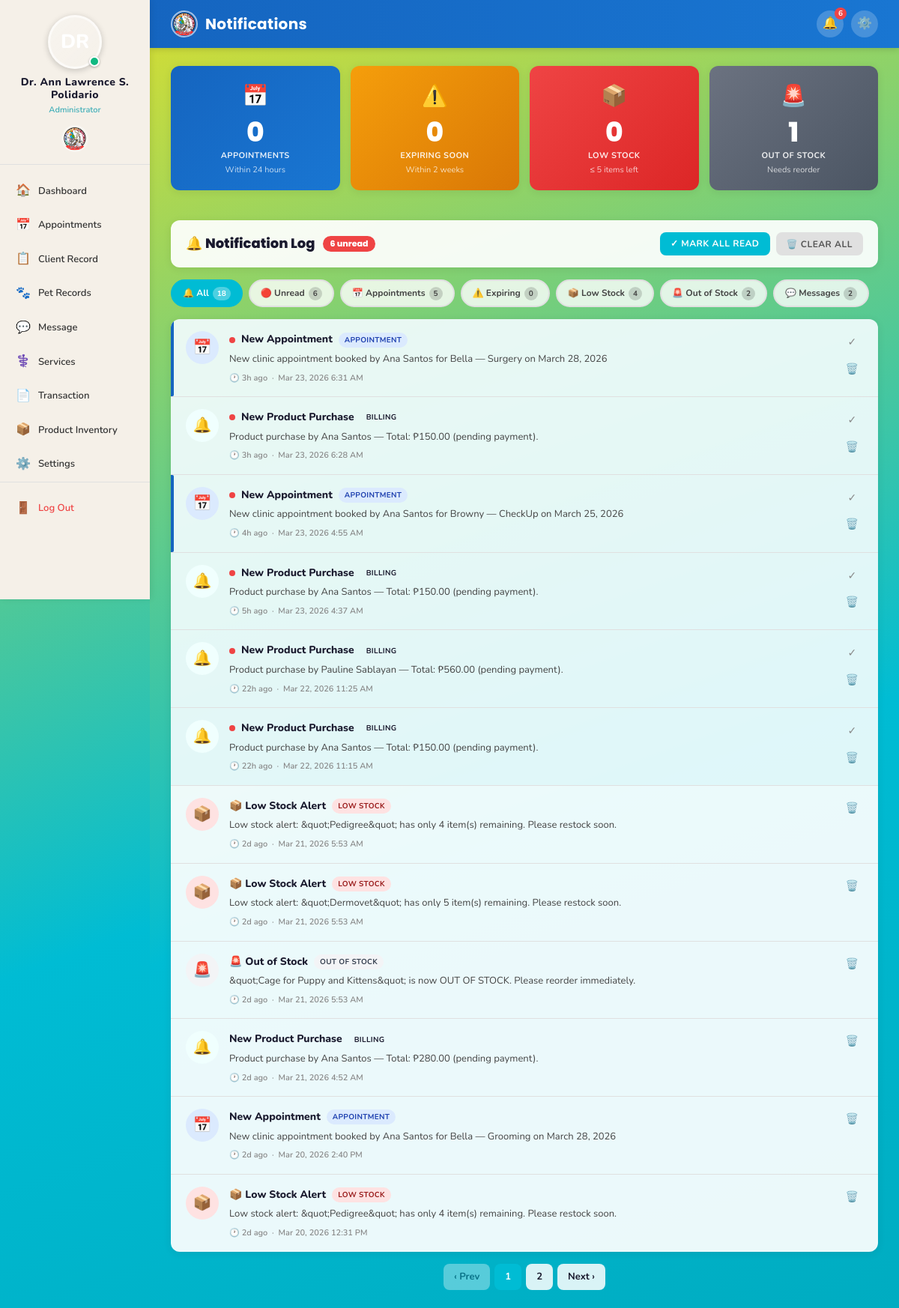
/admin/notifications.php (signed in), run on an earlier commit of the app's database.
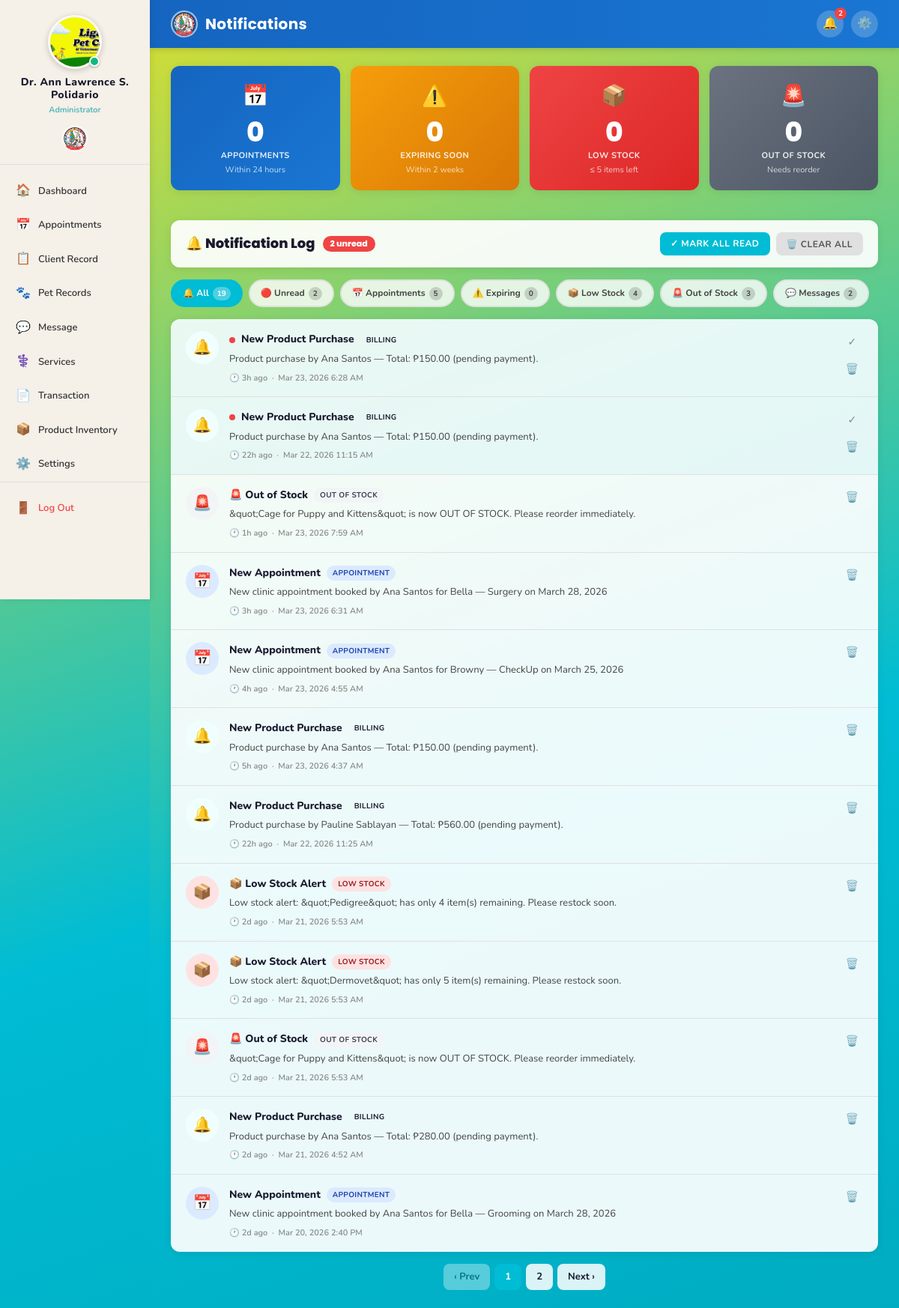
And on a later commit of the database.
### tables this page shows
CREATE TABLE `notifications` (
  `id` int(11) NOT NULL,
  `user_id` int(11) NOT NULL,
  `title` varchar(255) DEFAULT NULL,
  `message` text NOT NULL,
  `is_read` tinyint(1) DEFAULT 0,
  `type` varchar(50) DEFAULT 'general',
  `created_at` timestamp NOT NULL DEFAULT current_timestamp()
);

CREATE TABLE `users` (
  `id` int(11) NOT NULL,
  `name` varchar(100) NOT NULL,
  `address` varchar(255) DEFAULT NULL,
  `contact_no` varchar(20) DEFAULT NULL,
  `email` varchar(100) NOT NULL,
  `password` varchar(255) NOT NULL,
  `profile_picture` varchar(255) DEFAULT NULL,
  `gender` enum('male','female') DEFAULT 'female',
  `role` enum('user','admin','staff') DEFAULT 'user',
  `position` varchar(100) DEFAULT NULL,
  `status` enum('active','inactive') DEFAULT 'active',
  `created_at` timestamp NOT NULL DEFAULT current_timestamp(),
  `updated_at` timestamp NOT NULL DEFAULT current_timestamp() ON UPDATE current_timestamp()
);

### admin/notifications.php (the view, shortened to what the changed rows need)
<?php
require_once '../includes/auth.php';
$admin_id = (int)$_SESSION['user_id'];
$out_of_stock = getRows($conn,
    "SELECT * FROM products WHERE status='out_of_stock' ORDER BY name ASC"
);
foreach ($out_of_stock as $prod) {
    $pid   = (int)$prod['id'];
    $pname = sanitize($conn, $prod['name']);
    $already = getRow($conn,
        "SELECT id FROM notifications
         WHERE user_id=$admin_id AND type='out_of_stock'
           AND message LIKE '%[prod:$pid]%'
           AND DATE(created_at) = CURDATE()"
    );
    if (!$already) {
        $msg = sanitize($conn,
            "\"$pname\" is now OUT OF STOCK. Please reorder immediately. [prod:$pid]");
        mysqli_query($conn,
            "INSERT INTO notifications (user_id, title, message, type)
             VALUES ($admin_id, '🚨 Out of Stock', '$msg', 'out_of_stock')"
        );
    }
}
$filter = $_GET['filter'] ?? 'all';
$where  = "user_id=$admin_id";
$per_page    = 12;
$page        = max(1, (int)($_GET['page'] ?? 1));
$offset      = ($page - 1) * $per_page;
$total       = countRows($conn, 'notifications', $where);
$total_pages = max(1, ceil($total / $per_page));
$notifications = getRows($conn,
    "SELECT * FROM notifications
     WHERE $where
     ORDER BY is_read ASC, created_at DESC
     LIMIT $per_page OFFSET $offset"
);
$cnt_all    = countRows($conn, 'notifications', "user_id=$admin_id");
$cnt_unread = countRows($conn, 'notifications', "user_id=$admin_id AND is_read=0");
$cnt_appt   = countRows($conn, 'notifications', "user_id=$admin_id AND type IN ('appointment','appt_reminder_admin')");
$cnt_low    = countRows($conn, 'notifications', "user_id=$admin_id AND type='low_stock'");
$cnt_out    = countRows($conn, 'notifications', "user_id=$admin_id AND type='out_of_stock'");
$cnt_expiry = countRows($conn, 'notifications', "user_id=$admin_id AND type='product_expiry'");
$cnt_msg    = countRows($conn, 'notifications', "user_id=$admin_id AND type='message'");
$live_outstock = countRows($conn, 'products', "status='out_of_stock'");
?>
<!DOCTYPE html>
<html lang="en">
<head>
    <link rel="stylesheet" href="../assets/css/style.css">
</head>
<body>
<div class="app-wrapper">
    <?php include '../includes/sidebar_admin.php'; ?>
    <div class="main-content">
        <div class="topbar">
            <div class="topbar-actions">
                <a href="notifications.php" class="topbar-btn" title="Notifications">
                    🔔
                    <?php $unread_notif = getUnreadNotifications($conn, $_SESSION['user_id']); if ($unread_notif > 0): ?>
                        <span class="badge-count"><?= $unread_notif ?></span>
                    <?php endif; ?>
                </a>
            </div>
        </div>
        <div class="page-body">
            <div class="alert-summary">
                <div class="alert-card ac-outstock">
                    <div class="ac-icon">🚨</div>
                    <div class="ac-value"><?= $live_outstock ?></div>
                    <div class="ac-label">Out of Stock</div>
                    <div class="ac-sub">Needs reorder</div>
                </div>
            </div>
            <div class="notif-header-strip">
                <h2>
                    🔔 Notification Log
                    <?php if ($cnt_unread > 0): ?>
                        <span class="unread-badge"><?= $cnt_unread ?> unread</span>
                    <?php endif; ?>
                </h2>
            </div>
            <div class="filter-tabs-row">
                <?php
                $tabs = [
                    ['all',          '🔔', 'All',          $cnt_all],
                    ['unread',       '🔴', 'Unread',        $cnt_unread],
                    ['appointment',  '📅', 'Appointments',  $cnt_appt],
                    ['expiry',       '⚠️', 'Expiring',      $cnt_expiry],
                    ['low_stock',    '📦', 'Low Stock',     $cnt_low],
                    ['out_of_stock', '🚨', 'Out of Stock',  $cnt_out],
                    ['message',      '💬', 'Messages',      $cnt_msg],
                ];
                foreach ($tabs as $tab):
                    $active = $filter === $tab[0] ? 'active' : '';
                ?>
                    <a href="?filter=<?= $tab[0] ?>" class="filter-tab <?= $active ?>">
                        <?= $tab[1] ?> <?= $tab[2] ?>
                        <span class="tab-count"><?= $tab[3] ?></span>
                    </a>
                <?php endforeach; ?>
            </div>
            <?php if (empty($notifications)): ?>
                <div class="notif-list">
                    <div class="notif-empty">
                        <div class="ne-icon">✅</div>
                        <h3>
                            <?= $filter !== 'all'
                                ? "No $filter notifications"
                                : 'All clear — no notifications' ?>
                        </h3>
                        <p style="font-size:13px;color:var(--text-light);margin-top:6px;">
                            <?= $filter !== 'all'
                                ? '<a href="notifications.php" style="color:var(--teal-dark);font-weight:700;">View all notifications</a>'
                                : 'System alerts will appear here as they are generated.' ?>
                        </p>
                    </div>
                </div>
            <?php else: ?>
                <div class="notif-list">
                    <?php foreach ($notifications as $notif):
                        $is_unread = !$notif['is_read'];
                        $type      = $notif['type'] ?? 'general';
                        $map = [
                            'appointment'         => ['📅', 'ni-appt'],
                            'appt_reminder_admin' => ['📅', 'ni-appt'],
                            'product_expiry'      => ['⚠️', 'ni-expiry'],
                            'low_stock'           => ['📦', 'ni-low'],
                            'out_of_stock'        => ['🚨', 'ni-out'],
                            'message'             => ['💬', 'ni-message'],
                            'general'             => ['🔔', 'ni-general'],
                        ];
                        [$icon, $icon_cls] = $map[$type] ?? ['🔔', 'ni-general'];
                        $display_msg = trim(preg_replace('/\[(appt|prod):\d+\]/', '', $notif['message']));
                        $created  = strtotime($notif['created_at']);
                        $diff     = time() - $created;
                        if      ($diff < 60)      $time_str = 'Just now';
                        elseif  ($diff < 3600)    $time_str = floor($diff/60)   . 'm ago';
                        elseif  ($diff < 86400)   $time_str = floor($diff/3600) . 'h ago';
                        elseif  ($diff < 604800)  $time_str = floor($diff/86400). 'd ago';
                        else                      $time_str = date('M j, Y', $created);
                        $type_labels = [
                            'appointment'         => 'Appointment',
                            'appt_reminder_admin' => 'Appt. Reminder',
                            'product_expiry'      => 'Expiring Product',
                            'low_stock'           => 'Low Stock',
                            'out_of_stock'        => 'Out of Stock',
                            'message'             => 'Message',
                            'general'             => 'General',
                        ];
                        $type_lbl = $type_labels[$type] ?? ucfirst($type);
                        $page_map = [
                            'appointment'         => 'appointments.php',
                            'appt_reminder_admin' => 'appointments.php',
                            'product_expiry'      => 'inventory.php',
                            'low_stock'           => 'inventory.php',
                            'out_of_stock'        => 'inventory.php',
                            'message'             => 'messages.php',
                        ];
                        $goto = $page_map[$type] ?? '';
                    ?>
                    <div class="notif-item <?= $is_unread ? 'unread' : '' ?> t-<?= $type ?>"
                         id="notif-<?= $notif['id'] ?>"
                         onclick="handleNotifClick(
                             '<?= $type ?>',
                             <?= $notif['id'] ?>,
                             '<?= htmlspecialchars($notif['title'] ?? '', ENT_QUOTES) ?>',
                             '<?= htmlspecialchars($display_msg, ENT_QUOTES) ?>',
                             '<?= date('M j, Y g:i A', $created) ?>',
                             '<?= $goto ?>'
                         )">
                        <div class="notif-icon-wrap <?= $icon_cls ?>">
                            <?= $icon ?>
                        </div>
                        <div class="notif-content">
                            <div class="notif-title">
                                <?php if ($is_unread): ?>
                                    <span class="new-dot"></span>
                                <?php endif; ?>
                                <?= htmlspecialchars($notif['title'] ?? 'Notification') ?>
                                <span class="type-badge tb-<?= $type ?>"><?= $type_lbl ?></span>
                            </div>
                            <div class="notif-msg"><?= htmlspecialchars($display_msg) ?></div>
                            <div class="notif-time">
                                🕐 <?= $time_str ?> &nbsp;·&nbsp;
                                <?= date('M j, Y g:i A', $created) ?>
                            </div>
                        </div>
                        <div class="notif-item-actions" onclick="event.stopPropagation()">
                            <?php if ($is_unread): ?>
                                <a href="?mark_read=<?= $notif['id'] ?>&filter=<?= $filter ?>"
                                   class="notif-action-btn" title="Mark as read">✓</a>
                            <?php endif; ?>
                            <button
                                class="notif-action-btn del"
                                title="Delete notification"
                                onclick="openDeleteModal(
                                    <?= $notif['id'] ?>,
                                    '<?= $filter ?>',
                                    '<?= htmlspecialchars(addslashes($notif['title'] ?? 'this notification'), ENT_QUOTES) ?>'
                                )">
                                🗑️
                            </button>
                        </div>
                    </div>
                    <?php endforeach; ?>
                </div>
                <?php if ($total_pages > 1): ?>
                    <div class="page-nav">
                        <?php if ($page > 1): ?>
                            <a href="?page=<?= $page-1 ?>&filter=<?= $filter ?>">‹ Prev</a>
                        <?php else: ?>
                            <span class="disabled">‹ Prev</span>
                        <?php endif; ?>
                        <?php for ($p = 1; $p <= $total_pages; $p++): ?>
                            <?php if ($p === $page): ?>
                                <span class="current"><?= $p ?></span>
                            <?php else: ?>
                                <a href="?page=<?= $p ?>&filter=<?= $filter ?>"><?= $p ?></a>
                            <?php endif; ?>
                        <?php endfor; ?>
                        <?php if ($page < $total_pages): ?>
                            <a href="?page=<?= $page+1 ?>&filter=<?= $filter ?>">Next ›</a>
                        <?php else: ?>
                            <span class="disabled">Next ›</span>
                        <?php endif; ?>
                    </div>
                <?php endif; ?>
            <?php endif; ?>
        </div>
    </div>
</div>
</body>
</html>

### includes/sidebar_admin.php (shortened to what the changed rows need)
<?php
$current_page = basename($_SERVER['PHP_SELF']);
$admin_data     = getRow($conn, "SELECT name, profile_picture FROM users WHERE id=" . (int)$_SESSION['user_id']);
$admin_name     = $admin_data['name'] ?? ($_SESSION['user_name'] ?? 'Administrator');
$admin_pic      = $admin_data['profile_picture'] ?? '';
$_avatar_disk_base = dirname(__DIR__) . '/assets/images/avatars/';
$_avatar_web_base  = '../assets/images/avatars/';
if (!empty($admin_pic) && file_exists($_avatar_disk_base . $admin_pic)) {
    $avatar_src  = $_avatar_web_base . htmlspecialchars($admin_pic);
    $avatar_show = true;
} else {
    $avatar_src  = '';
    $avatar_show = false;
}
$nav_items = [
    ['Dashboard',         'dashboard.php',       '🏠'],
    ['Appointments',      'appointments.php',    '📅'],
    ['Client Record',     'client_records.php',  '📋'],
    ['Pet Records',       'pet_records.php',     '🐾'],
    ['Message',           'messages.php',        '💬'],
    ['Services',          'services.php',        '⚕️'],
    ['Transaction',       'transactions.php',    '📄'],
    ['Product Inventory', 'inventory.php',       '📦'],
    ['Settings',          'settings.php',        '⚙️'],
];
?>
<aside class="sidebar">
    <a href="profile.php" class="sidebar-logo"
       style="flex-direction:column; align-items:center; padding:20px 16px 16px; gap:10px;
              text-decoration:none; cursor:pointer; transition:var(--transition);"
       onmouseover="this.style.background='rgba(0,0,0,0.05)'"
       onmouseout="this.style.background='transparent'">
        <div style="position:relative; width:72px; height:72px; flex-shrink:0;">
            <?php if ($avatar_show): ?>
                <img src="<?= $avatar_src ?>"
                     alt="<?= htmlspecialchars($admin_name) ?>"
                     id="sidebarAdminAvatar"
                     style="width:72px; height:72px; border-radius:50%; object-fit:cover;
                            border:3px solid rgba(255,255,255,0.6);
                            box-shadow:0 2px 8px rgba(0,0,0,0.2);"
                     onerror="this.style.display='none'; document.getElementById('sidebarAdminInitials').style.display='flex';">
            <?php endif; ?>
            <span style="position:absolute; bottom:3px; right:3px;
                         width:14px; height:14px; border-radius:50%;
                         background:#10b981; border:2px solid #fff;
                         box-shadow:0 1px 3px rgba(0,0,0,0.3);">
            </span>
        </div>
        <div style="text-align:center;">
            <div class="username" style="font-size:14px; font-weight:800; letter-spacing:0.5px;">
                <?= htmlspecialchars($admin_name) ?>
            </div>
            <div class="role" style="font-size:11px; opacity:0.75; margin-top:2px;">
                Administrator
            </div>
        </div>
    </a>
    <nav class="sidebar-nav">
        <?php foreach ($nav_items as $item): ?>
            <?php
                $is_active = ($current_page === $item[1]) ? 'active' : '';
            ?>
            <a href="<?= $item[1] ?>" class="<?= $is_active ?>">
                <span class="nav-icon"><?= $item[2] ?></span>
                <span><?= $item[0] ?></span>
            </a>
        <?php endforeach; ?>
    </nav>
</aside>

What changed in the data, as far as the page shows it:
no longer on this page (row unchanged): notifications: icon "📦", title "📦 Low Stock Alert", type "LOW STOCK", message "Low stock alert: &quot;Pedigree&quot; has only 4 item(s) remaining. Please restock soon.", created_at "2d ago", created_at "Mar 20, 2026 12:31 PM"
changed users "Dr. Ann Lawrence S. Polidario": profile_picture: picture added
shown differently, row unchanged: notifications "Mar 23, 2026 6:28 AM": moves up the list
shown differently, row unchanged: notifications "Mar 22, 2026 11:15 AM": moves up the list
added notifications: icon "🚨", title "🚨 Out of Stock", type "OUT OF STOCK", message "&quot;Cage for Puppy and Kittens&quot; is now OUT OF STOCK. Please reorder immediately.", created_at "1h ago", created_at "Mar 23, 2026 7:59 AM"
changed notifications "Mar 23, 2026 6:31 AM": no longer shows "✓"
changed notifications "4h ago": no longer shows "✓"
changed notifications "5h ago": no longer shows "✓"
changed notifications "Product purchase by Pauline Sablayan — Total: ₱560.00 (pending payment).": no longer shows "✓"
Also different on the page:
$unread_notif: "6" → "2"
$live_outstock: "1" → "0"
$cnt_unread: "6" → "2"
new list line: "🔔 All 19"
new list line: "🔴 Unread 2"
new list line: "🚨 Out of Stock 3"
list line gone: "🔔 All 18"
list line gone: "🔴 Unread 6"
list line gone: "🚨 Out of Stock 2"
